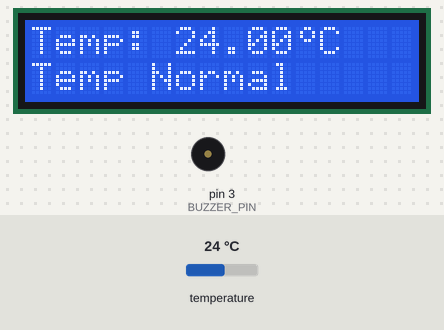
The sketch below on a simulated Arduino Uno, built with avr-gcc and run on an emulated ATmega328P. On the bench: 16×2 character LCD, buzzer (waves = sounding, pin HIGH). Inputs (shaded band) come from the test bench; at power-on: temperature 24 °C. What the sketch prints to the serial monitor is not drawn.

Above: at 1.9 s.
2.0 s: temperature set to 29.1 °C
At 3.5 s:
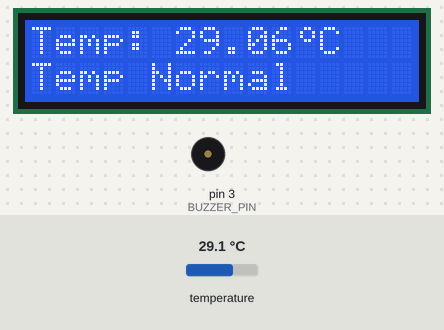
3.8 s: temperature set to 30.5 °C
At 5.0 s:
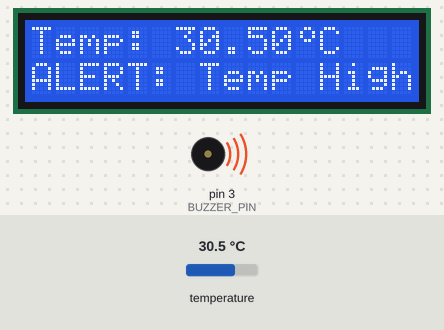
7.8 s: temperature set to 28.5 °C
At 8.53 s:
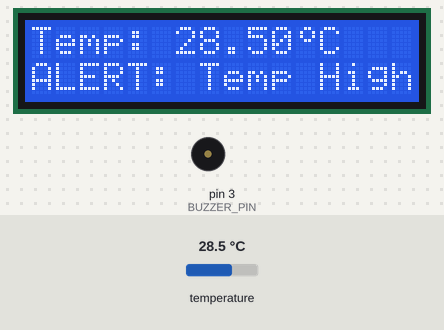
10.2 s: temperature set to 27.5 °C
At 10.9 s:
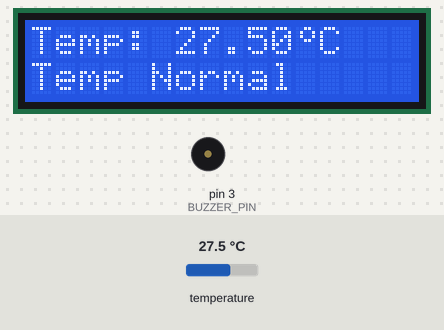
Timing chart, 0 to 12.8 s (numbered marks = the images above; inputs shaded):
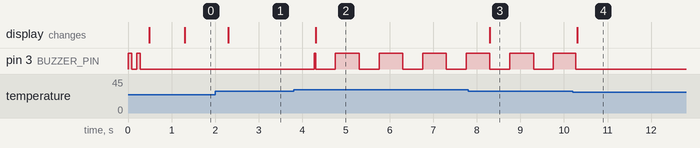

The sketch:

WaterTempratureSensor.ino
```cpp
// (licence header left out)
#include <OneWire.h>
#include <DallasTemperature.h>
#include <LiquidCrystal_I2C.h>

// ---------- Pins & hardware ----------
#define ONE_WIRE_BUS     2      // DS18B20 data pin
#define BUZZER_PIN       3      // Active buzzer (+) pin
#define LCD_ADDRESS      0x27   // I2C address of the LCD backpack (some boards use 0x3F)
#define LCD_COLS         16
#define LCD_ROWS         2

// ---------- Behaviour ----------
#define ALARM_ON_C       30.0   // Buzzer arms at or above this temperature...
#define ALARM_OFF_C      28.0   // ...and disarms only below this (hysteresis stops chatter at the edge)
#define READ_INTERVAL_MS 1000UL // How often a new reading is requested
#define BEEP_PERIOD_MS   500UL  // Buzzer on/off pulse period while the alarm is active
#define SENSOR_BITS      12     // DS18B20 resolution: 9..12 bits (12 = 0.0625 C steps)

OneWire oneWire(ONE_WIRE_BUS);
DallasTemperature sensors(&oneWire);
LiquidCrystal_I2C lcd(LCD_ADDRESS, LCD_COLS, LCD_ROWS);

// Small degree symbol for the LCD (slot 0)
byte degreeGlyph[8] = {
  0b00110,
  0b01001,
  0b01001,
  0b00110,
  0b00000,
  0b00000,
  0b00000,
  0b00000
};

unsigned long lastRequestMs = 0;    // When the current conversion was started
unsigned long conversionMs  = 0;    // How long a conversion takes at SENSOR_BITS
bool conversionPending      = false;
bool alarmActive            = false;
bool buzzerOn               = false;
unsigned long lastBeepMs    = 0;
float sessionMinC           = NAN;  // Lowest valid reading since power-up
float sessionMaxC           = NAN;  // Highest valid reading since power-up

void setup() {
  pinMode(BUZZER_PIN, OUTPUT);
  digitalWrite(BUZZER_PIN, LOW);

  // Buzzer self-test: two short chirps at boot, so a dead or miswired buzzer
  // is caught immediately instead of discovered during a real over-temp event
  for (int i = 0; i < 2; i++) {
    digitalWrite(BUZZER_PIN, HIGH);
    delay(80);
    digitalWrite(BUZZER_PIN, LOW);
    delay(120);
  }

  Serial.begin(9600);

  lcd.init();
  lcd.backlight();
  lcd.createChar(0, degreeGlyph);
  lcd.setCursor(0, 0);
  lcd.print(F("Water Temp"));
  lcd.setCursor(0, 1);
  lcd.print(F("Starting..."));

  sensors.begin();
  sensors.setResolution(SENSOR_BITS);
  // Non-blocking mode: requestTemperatures() returns immediately and we poll
  // after the conversion time instead of stalling the whole loop.
  sensors.setWaitForConversion(false);
  conversionMs = sensors.millisToWaitForConversion(SENSOR_BITS);

  if (sensors.getDeviceCount() == 0) {
    Serial.println(F("ERROR: no DS18B20 found on the bus"));
    showStatus(F("No sensor found!"));
  }

  Serial.println(F("millis,temp_c,status,session_min_c,session_max_c"));

  // Kick off the first conversion
  sensors.requestTemperatures();
  lastRequestMs = millis();
  conversionPending = true;
}

void loop() {
  unsigned long now = millis();

  // Start a new conversion once per interval
  if (!conversionPending && now - lastRequestMs >= READ_INTERVAL_MS) {
    sensors.requestTemperatures();
    lastRequestMs = now;
    conversionPending = true;
  }

  // Pick up the result once the sensor has had time to convert
  if (conversionPending && now - lastRequestMs >= conversionMs) {
    conversionPending = false;
    float tempC = sensors.getTempCByIndex(0);

    if (tempC == DEVICE_DISCONNECTED_C) {
      setAlarm(false);
      showTemperature(NAN);
      showStatus(F("Sensor Error!   "));
      Serial.print(now);
      Serial.println(F(",,error,,"));
    } else {
      // Track session extremes (valid readings only)
      if (isnan(sessionMinC) || tempC < sessionMinC) sessionMinC = tempC;
      if (isnan(sessionMaxC) || tempC > sessionMaxC) sessionMaxC = tempC;

      // Hysteresis: arm at ALARM_ON_C, disarm only below ALARM_OFF_C
      if (tempC >= ALARM_ON_C)       setAlarm(true);
      else if (tempC < ALARM_OFF_C)  setAlarm(false);

      showTemperature(tempC);
      showStatus(alarmActive ? F("ALERT: Temp High") : F("Temp Normal     "));

      Serial.print(now);
      Serial.print(',');
      Serial.print(tempC, 2);
      Serial.print(',');
      Serial.print(alarmActive ? F("alert") : F("normal"));
      Serial.print(',');
      Serial.print(sessionMinC, 2);
      Serial.print(',');
      Serial.println(sessionMaxC, 2);
    }
  }

  // Pulse the buzzer while the alarm is active (intermittent beep, not a solid tone)
  if (alarmActive && now - lastBeepMs >= BEEP_PERIOD_MS) {
    lastBeepMs = now;
    buzzerOn = !buzzerOn;
    digitalWrite(BUZZER_PIN, buzzerOn ? HIGH : LOW);
  }
}

void setAlarm(bool active) {
  if (alarmActive == active) return;
  alarmActive = active;
  buzzerOn = active;
  lastBeepMs = millis();
  digitalWrite(BUZZER_PIN, active ? HIGH : LOW);
}

// Rewrites row 0 in place (no lcd.clear(), so the display never flickers)
void showTemperature(float tempC) {
  lcd.setCursor(0, 0);
  int written = lcd.print(F("Temp: "));
  if (isnan(tempC)) {
    written += lcd.print(F("--.--"));
  } else {
    written += lcd.print(tempC, 2);
  }
  written += lcd.write(byte(0));  // degree glyph
  written += lcd.print(F("C"));
  // Pad the rest of the row so shorter values fully overwrite longer ones
  while (written < LCD_COLS) written += lcd.print(' ');
}

// Rewrites row 1 in place; pass 16-char strings so the row is fully overwritten
void showStatus(const __FlashStringHelper *msg) {
  lcd.setCursor(0, 1);
  lcd.print(msg);
}
```

Measured:
- the behaviour switches between 29.9 and 30 °C on temperature (found by bisection; images 1 and 2)
- the behaviour switches between 28 and 27.9 °C on temperature (found by bisection; images 3 and 4)
- after the input at 2.0 s, the display: changes after 0.30 s (image 1)
- after the input at 3.8 s, pin 3 (BUZZER_PIN): LOW → HIGH after 0.47 s, then repeats every 1.0 s: LOW 0.45 s, HIGH 0.54 s; the display: changes after 0.50 s (image 2)
- after the input at 7.8 s, the display: changes after 0.50 s (image 3)
- after the input at 10.2 s, pin 3 (BUZZER_PIN): goes on until 10.3 s, then stays LOW; the display: changes after 0.10 s (image 4)
